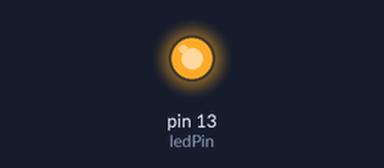
Simulated run of this sketch. Board: Arduino Uno, built with avr-gcc and run on an emulated ATmega328P. Parts: output pins drawn as LEDs (lit = HIGH).

Above: at 0.15 s.
At 11.3 s:
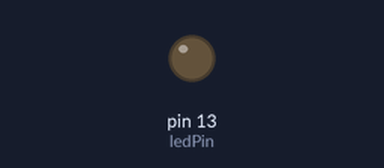
Timing chart, 0 to 16.0 s (numbered marks = the images above):
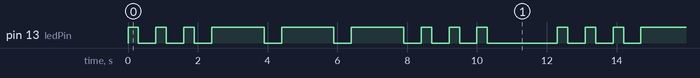

The sketch:

sketch_dec16a_sos_led.ino
```cpp
int ledPin = 13;
int ledS = 300;
int ledO = 1500;
int ledAus = 500;
int ledAus1 =2000;
void setup(){
  pinMode(ledPin,OUTPUT);
}

void loop(){
  digitalWrite(ledPin, HIGH);
  delay(ledS);
  digitalWrite(ledPin, LOW);
  delay(ledAus);
  digitalWrite(ledPin, HIGH);
  delay(ledS);
  digitalWrite(ledPin, LOW);
  delay(ledAus);
  digitalWrite(ledPin, HIGH);
  delay(ledS);
  digitalWrite(ledPin, LOW);
  delay(ledAus);
  digitalWrite(ledPin, HIGH);
  delay(ledO);
  digitalWrite(ledPin, LOW);
  delay(ledAus);
  digitalWrite(ledPin, HIGH);
  delay(ledO);
  digitalWrite(ledPin, LOW);
  delay(ledAus);
  digitalWrite(ledPin, HIGH);
  delay(ledO);
  digitalWrite(ledPin, LOW);
  delay(ledAus);
  digitalWrite(ledPin, HIGH);
  delay(ledS);
  digitalWrite(ledPin, LOW);
  delay(ledAus);
  digitalWrite(ledPin, HIGH);
  delay(ledS);
  digitalWrite(ledPin, LOW);
  delay(ledAus);
  digitalWrite(ledPin, HIGH);
  delay(ledS);
  digitalWrite(ledPin, LOW);
  delay(ledAus1);
}
```

Measured:
- by itself, pin 13 (ledPin): repeats every 12.3 s: 2 × (LOW 0.50 s, HIGH 0.30 s), 3 × (LOW 0.50 s, HIGH 1.5 s), 3 × (LOW 0.50 s, HIGH 0.30 s), LOW 2.0 s, HIGH 0.30 s
- by itself, everything shown: repeats every 12.3 s, in 18 steps
